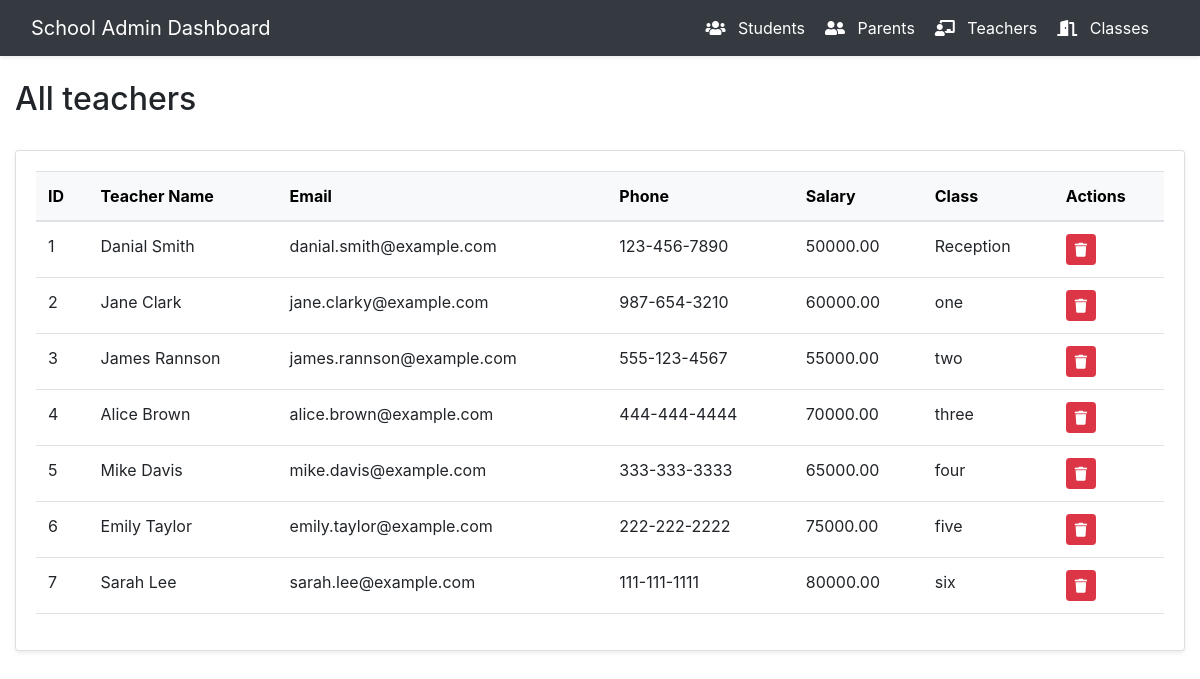
Page /teacher.php on the committed database.
### tables this page shows
CREATE TABLE `teachers` (
  `ID` int(11) NOT NULL,
  `Teacher_Name` varchar(255) DEFAULT NULL,
  `Email` varchar(255) DEFAULT NULL,
  `Phone` varchar(255) DEFAULT NULL,
  `Salary` decimal(10,2) DEFAULT NULL,
  `Class` varchar(255) DEFAULT NULL
);

### teacher.php (the view, shortened to what this page needs)
<!DOCTYPE html>
<html lang="en">
<head>
    <link href="https://cdn.jsdelivr.net/npm/bootstrap@5.3.0/dist/css/bootstrap.min.css" rel="stylesheet">
    <link rel="stylesheet" href="https://cdnjs.cloudflare.com/ajax/libs/font-awesome/6.4.0/css/all.min.css">
    <link rel="stylesheet" href="styles.css">
</head>
<body>
<div class="wrapper">
       <?php include'sidebar.php'; ?>
        <div id="content">
            <div class="container-fluid py-4">
                <div id="students-page" class="page-content">
                <div class="d-flex justify-content-between align-items-center mb-4">
    <h2>All teachers</h2>
</div>
<div class="card shadow-sm">
    <div class="card-body">
        <div class="table-responsive">
           <form>
            <table class="table table-hover">
                <thead class="table-light">
                    <tr>
                        <th>ID</th>
                        <th>Teacher Name</th>
                        <th>Email</th>
                        <th>Phone</th>
                        <th>Salary</th>
                        <th>Class</th>
                        <th>Actions</th>
                    </tr>
                </thead>
                <tbody>
                <?php
                    $dbHost = 'localhost';
                    $dbUsername = 'root';
                    $dbPassword = '';
                    $dbName = 'students';
                    $conn = new mysqli($dbHost, $dbUsername, $dbPassword, $dbName);
                         $query = "SELECT ID, Teacher_Name, Email, Phone, Salary, Class FROM teachers";
                        $result = $conn->query($query);
                        if ($result->num_rows > 0)
                        { while
                                ($row = $result->fetch_assoc()) { echo "
                            <tr>
                            "; echo "
                            <td>" . $row['ID'] . "</td>
                            "; echo "
                            <td>" . $row['Teacher_Name'] . "</td>
                            "; echo "
                            <td>" . $row['Email'] . "</td>
                            "; echo "
                            <td>" . $row['Phone'] . "</td>
                            "; echo "
                            <td>" . $row['Salary'] . "</td>
                            "; echo "
                            <td>" . $row['Class'] . "</td>
                            ";
                            echo "<td>";
                            echo "<a href='teacher.php?delete_id=" . $row['ID'] . "' class='btn btn-sm btn-danger'><i class='fas fa-trash'></i></a>";
                            echo "</td>";
                                echo "</tr>";
                            } }
                ?>
                </tbody>
            </table>
            </form>
        </div>
    </div>
 </div>
</body>
</html>

### styles.css (style rules this page uses)
body { background-color: #f8f9fa; }

### rows in the picture
teachers: ID "1", Teacher_Name "Danial Smith", Email "danial.smith@example.com", Phone "123-456-7890", Salary "50000.00", Class "Reception"
teachers: ID "2", Teacher_Name "Jane Clark", Email "jane.clarky@example.com", Phone "987-654-3210", Salary "60000.00", Class "one"
teachers: ID "3", Teacher_Name "James Rannson", Email "james.rannson@example.com", Phone "555-123-4567", Salary "55000.00", Class "two"
teachers: ID "4", Teacher_Name "Alice Brown", Email "alice.brown@example.com", Phone "444-444-4444", Salary "70000.00", Class "three"
teachers: ID "5", Teacher_Name "Mike Davis", Email "mike.davis@example.com", Phone "333-333-3333", Salary "65000.00", Class "four"
teachers: ID "6", Teacher_Name "Emily Taylor", Email "emily.taylor@example.com", Phone "222-222-2222", Salary "75000.00", Class "five"
teachers: ID "7", Teacher_Name "Sarah Lee", Email "sarah.lee@example.com", Phone "111-111-1111", Salary "80000.00", Class "six"
